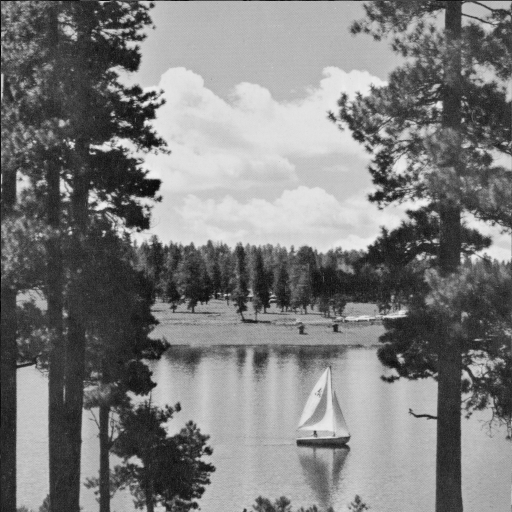
%> input picture Assignment4/Q1/LAKE.TIF, 512 x 512 px
$ octave q13.m   (GNU Octave 9; MATLAB toolbox functions it lacks are replaced by stand-ins)
%> lines starting %> are read from the running program, lines starting %| are printed output that depends on the picture
testim = imread('LAKE.TIF');
%> testim is the input picture: size 512x512 uint8; min 1, max 239, mean 124.7
testim = double(testim);
%> testim: size 512x512 double
c = 1;
temp = create_mat_dct();
Quant_Mat=[16 11 10 16 24 40 51 61       % Quantisation matrix matrix (8 X 8) used to Normalize the DCT Matrix.
          12 12 14 19 26 58 60 55
          14 13 16 24 40 57 69 56
          14 17 22 29 51 87 80 62
          18 22 37 56 68 109 103 77
          24 35 55 64 81 104 113 92
          49 64 78 87 103 121 120 101
          72 92 95 98 112 100 103 99];
myfun = @(block_struct)round((temp*(block_struct.data-128) * temp')./(c.*Quant_Mat));
resim = blockproc(testim,[8 8],myfun);
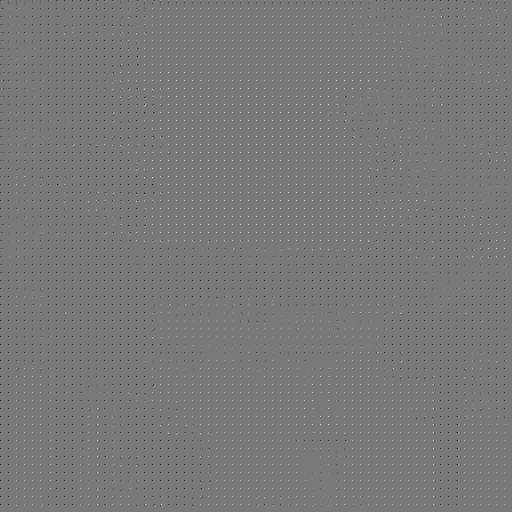
%> resim: size 512x512 double; min -53, max 58, mean 0; drawn with min black and max white
imshow(resim);
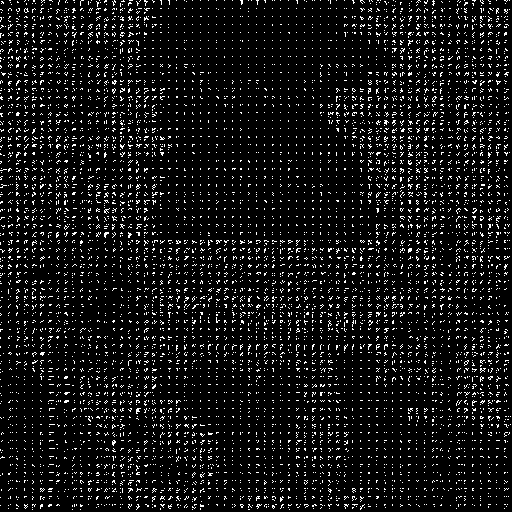
%> displayed picture: size 512x512, on the screen's scale of 0 to 255; 7.9% white in thin lines or dots
title('Quantised Image');
%invfun = @(block_struct)((temp'*round(block_struct.data.*(c.*Quant_Mat))*temp)+128);
%rec_im = blockproc(resim,[8 8],invfun);
%imshow(uint8(rec_im));
 function mt = create_mat_dct()
N = 8;
A = zeros(N,N);
v = 0:N-1;
u = 0:N-1;
A = sqrt(2/N).*cos((pi.*(2*u+1).*v')./(2*N));
A(1,:) = sqrt(1/N);
mt = A;
end

$ run again, with Assignment4/Q1/cameraman.tif copied over Assignment4/Q1/LAKE.TIF
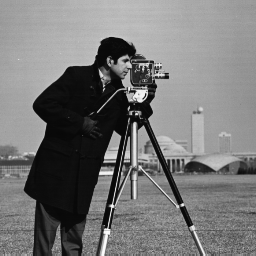
%> input picture Assignment4/Q1/cameraman.tif, 256 x 256 px
%> testim is the input picture: size 256x256 uint8; min 7, max 253, mean 118.7
%> testim: size 256x256 double
%> `resim = blockproc(testim,[8 8],myfun);`:
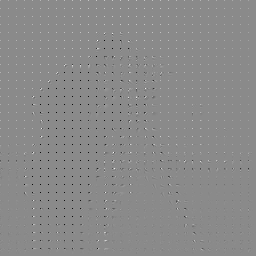
%> resim: size 256x256 double; min -63, max 53, mean -0.1; drawn with min black and max white
%> `imshow(resim);`:
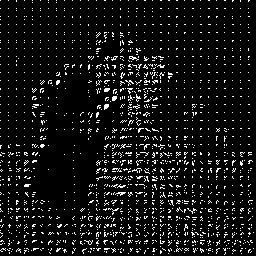
%> displayed picture: size 256x256, on the screen's scale of 0 to 255; 7.6% white in thin lines or dots
